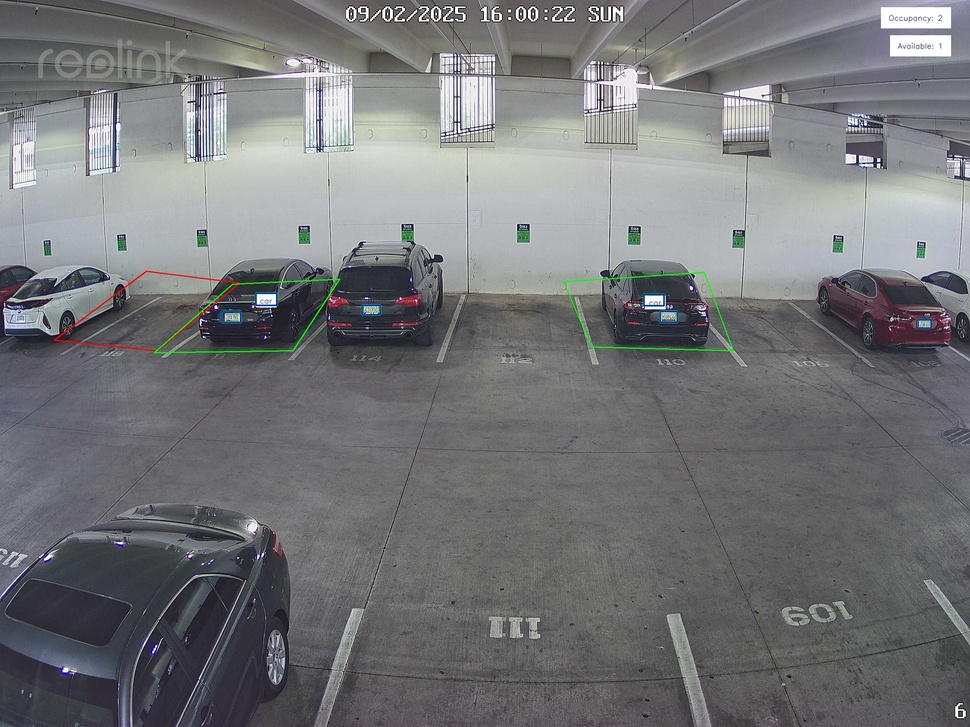
#> input picture carDetection_LPR/savedIMG_6.0.jpg.jpg, 970 x 727 px, shrunk from 2560 x 1920 before the run
$ python -i zapsOCR.py   (imports and definitions only)
#> lines starting #> are read from the running program, lines starting #| are printed output that depends on the picture
#> further down, picture is the input picture: shape (727, 970, 3); mean B, G, R 120, 117.9, 116.8
import cv2
import easyocr
import re

class ZapsOCR():
    def __init__(self) -> None:
        pass

    # [11 lines left out: function noiseRemoval, not called in this run]

    def thinFont(self, image):
        import numpy as np
        image = cv2.bitwise_not(image)
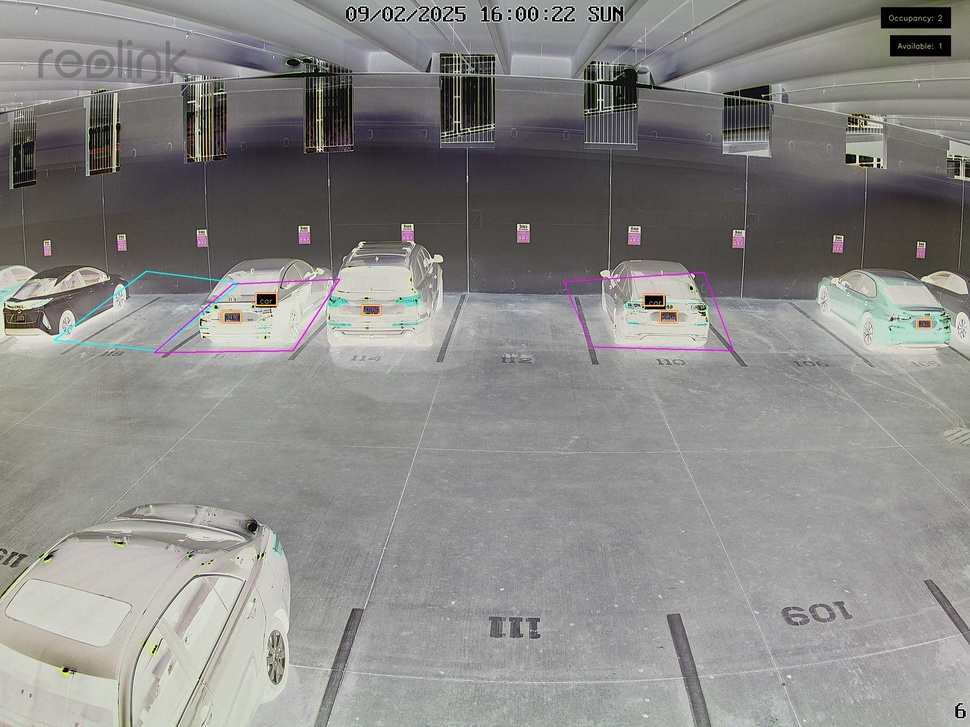
#> image: shape (727, 970, 3); mean of channels 0, 1, 2 135, 137.1, 138.2; drawn as B, G, R
        #maks thinner
        kernel = np.ones((2,2), np.uint8)
        image = cv2.erode(image, kernel, iterations=1)
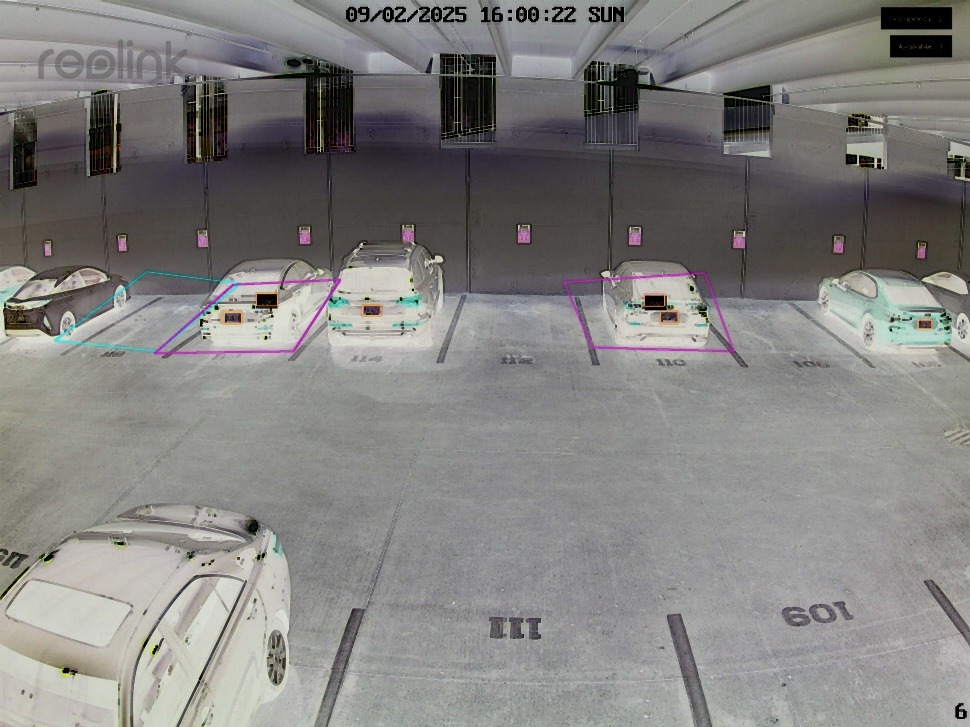
#> image: shape (727, 970, 3); mean of channels 0, 1, 2 127.6, 129.6, 130.7; drawn as B, G, R
        image = cv2.bitwise_not(image)
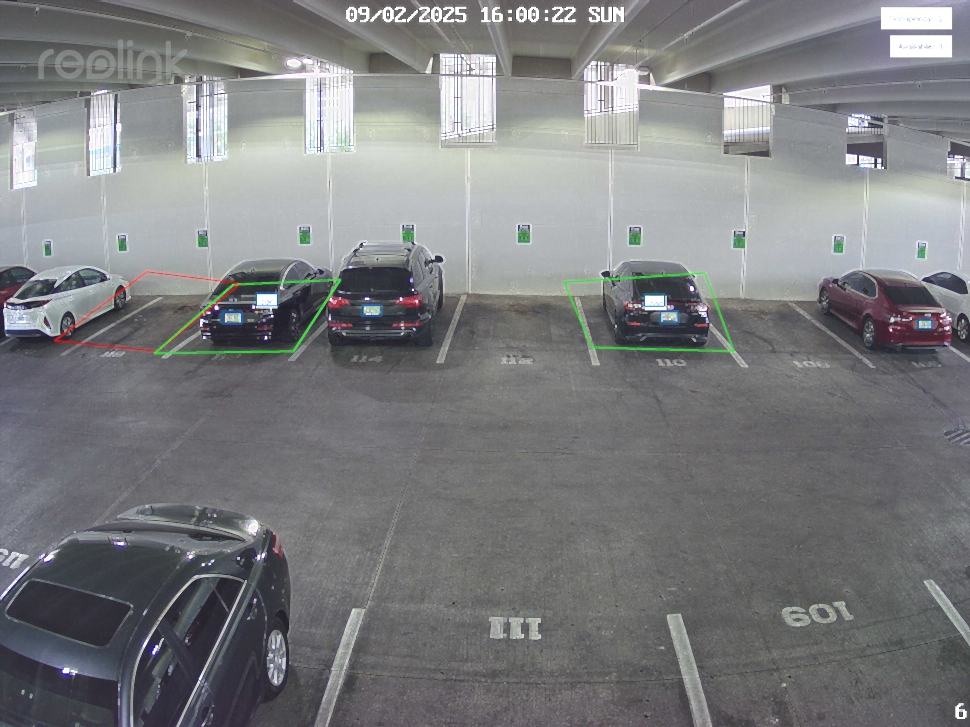
#> image: shape (727, 970, 3); mean of channels 0, 1, 2 127.4, 125.4, 124.3; drawn as B, G, R
        return image

    # [44 lines left out: functions thickFont, getSkewAngle, rotateImage, not called in this run]

    # Deskew image
    def deskew(self, cvImage):
        angle = self.getSkewAngle(cvImage)
        return self.rotateImage(cvImage, -1.0 * angle)

    # [39 lines left out: functions removeBorder, analyzeLP, not called in this run]

>>> import cv2
>>> picture = cv2.imread('savedIMG_6.0.jpg.jpg')
>>> result = ZapsOCR().thinFont(picture)

$ run again, on carDetection_LPR/camera_snapshot_20250209170001_vertex1_cam2.jpeg
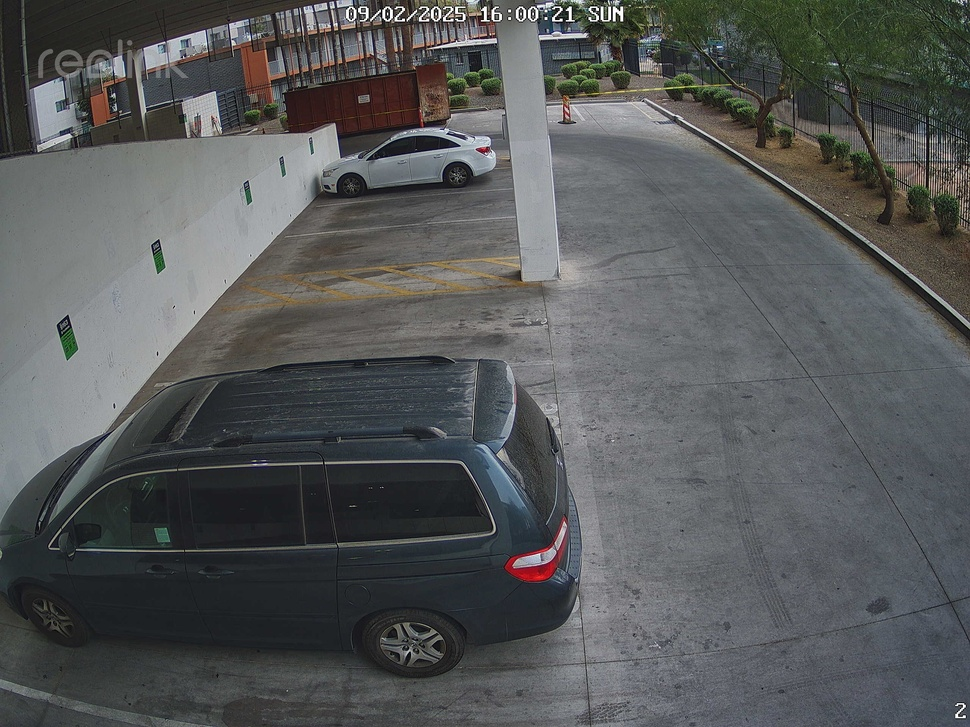
#> input picture carDetection_LPR/camera_snapshot_20250209170001_vertex1_cam2.jpeg, 970 x 727 px, shrunk from 2560 x 1920 before the run
#> picture is the input picture: shape (727, 970, 3); mean B, G, R 88.7, 88.3, 86.2
#> in thinFont, `image = cv2.erode(image, kernel, iterations=1)`:
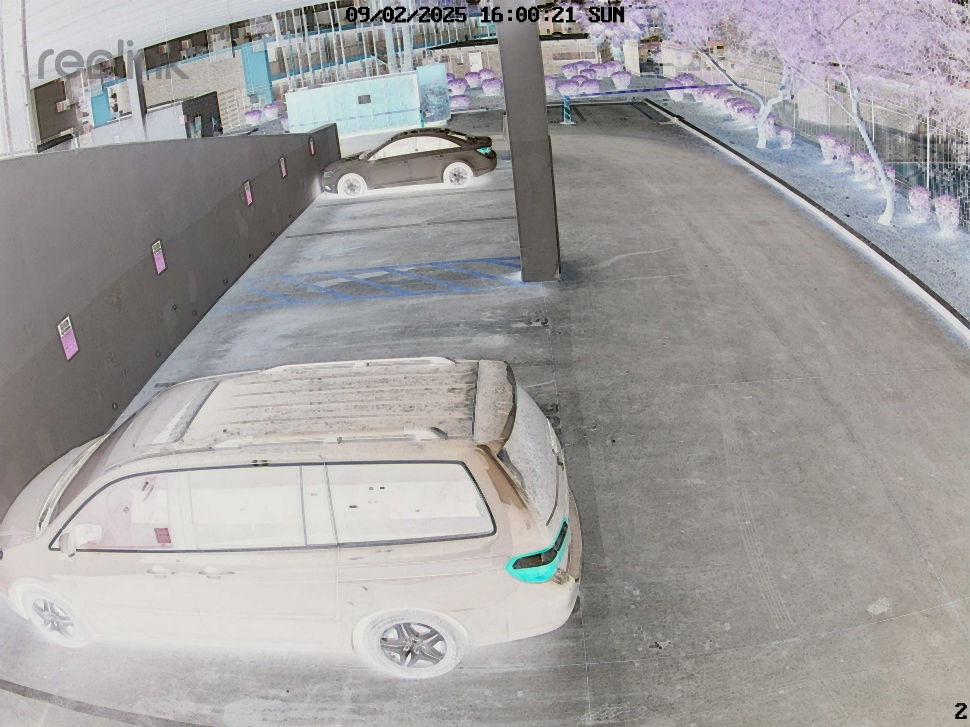
#> image: shape (727, 970, 3); mean of channels 0, 1, 2 158.1, 158.4, 160.5; drawn as B, G, R
#> in thinFont, `image = cv2.bitwise_not(image)`:
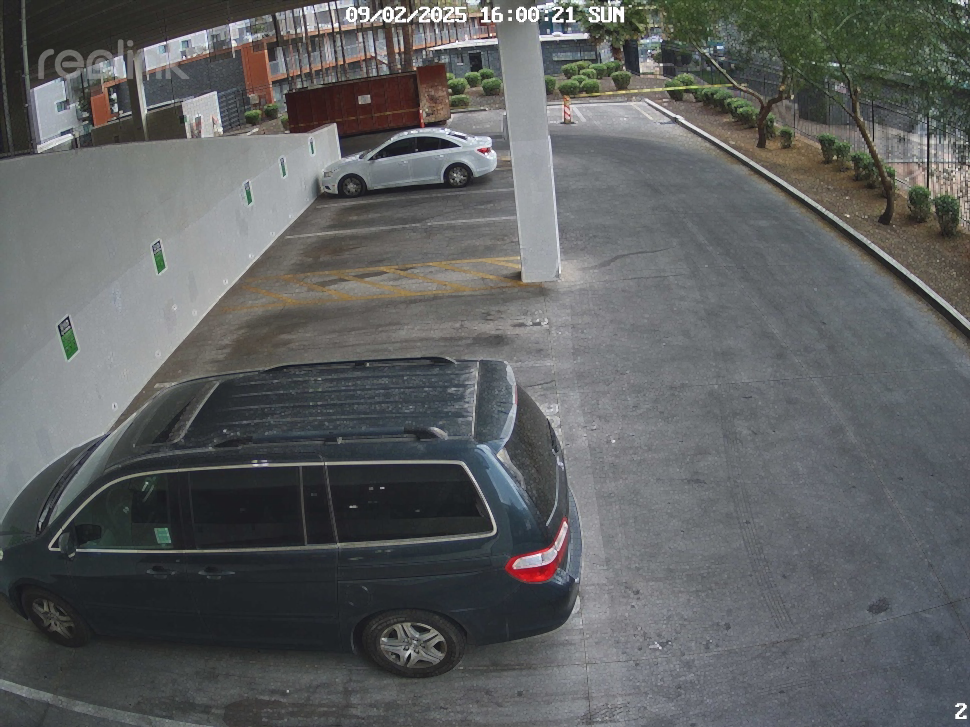
#> image: shape (727, 970, 3); mean of channels 0, 1, 2 96.9, 96.6, 94.5; drawn as B, G, R
